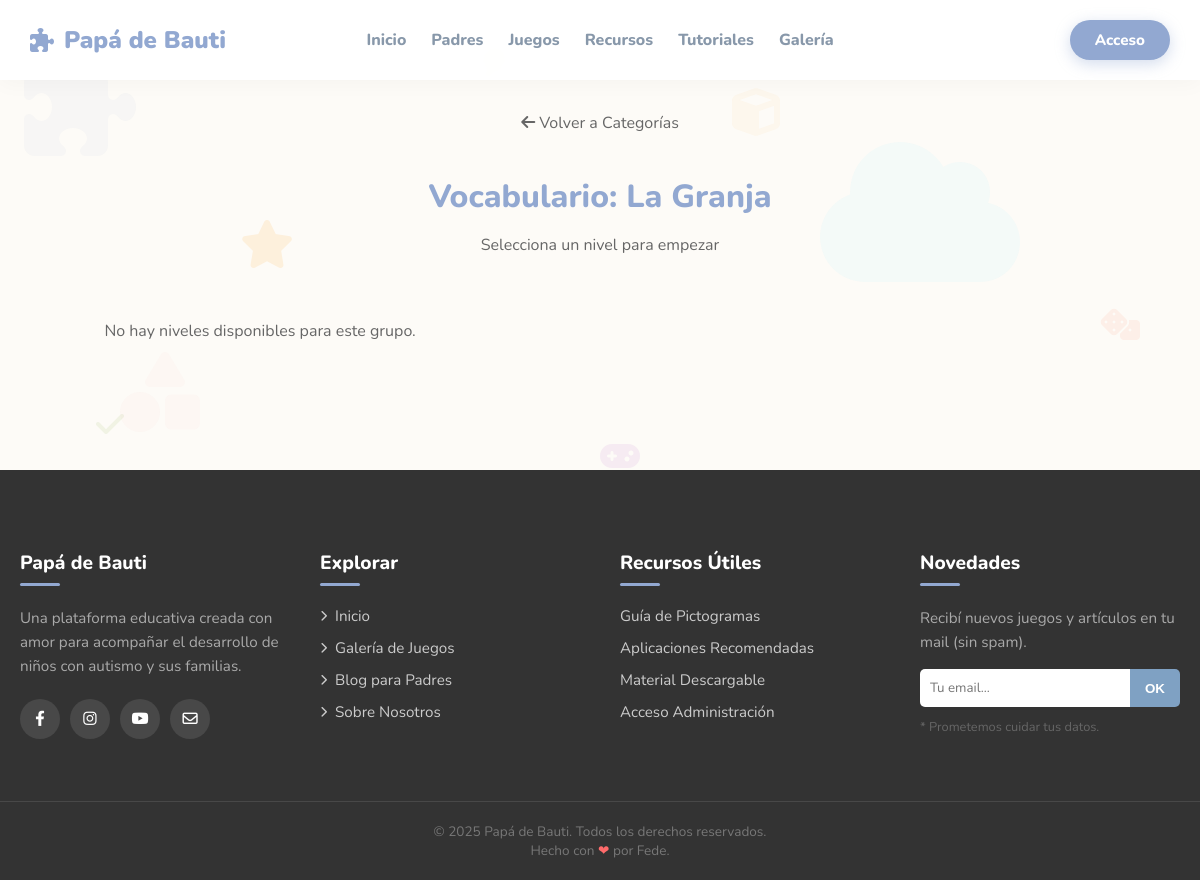
Page /niveles.php?grupo=Vocabulario: La Granja on the earlier database version.
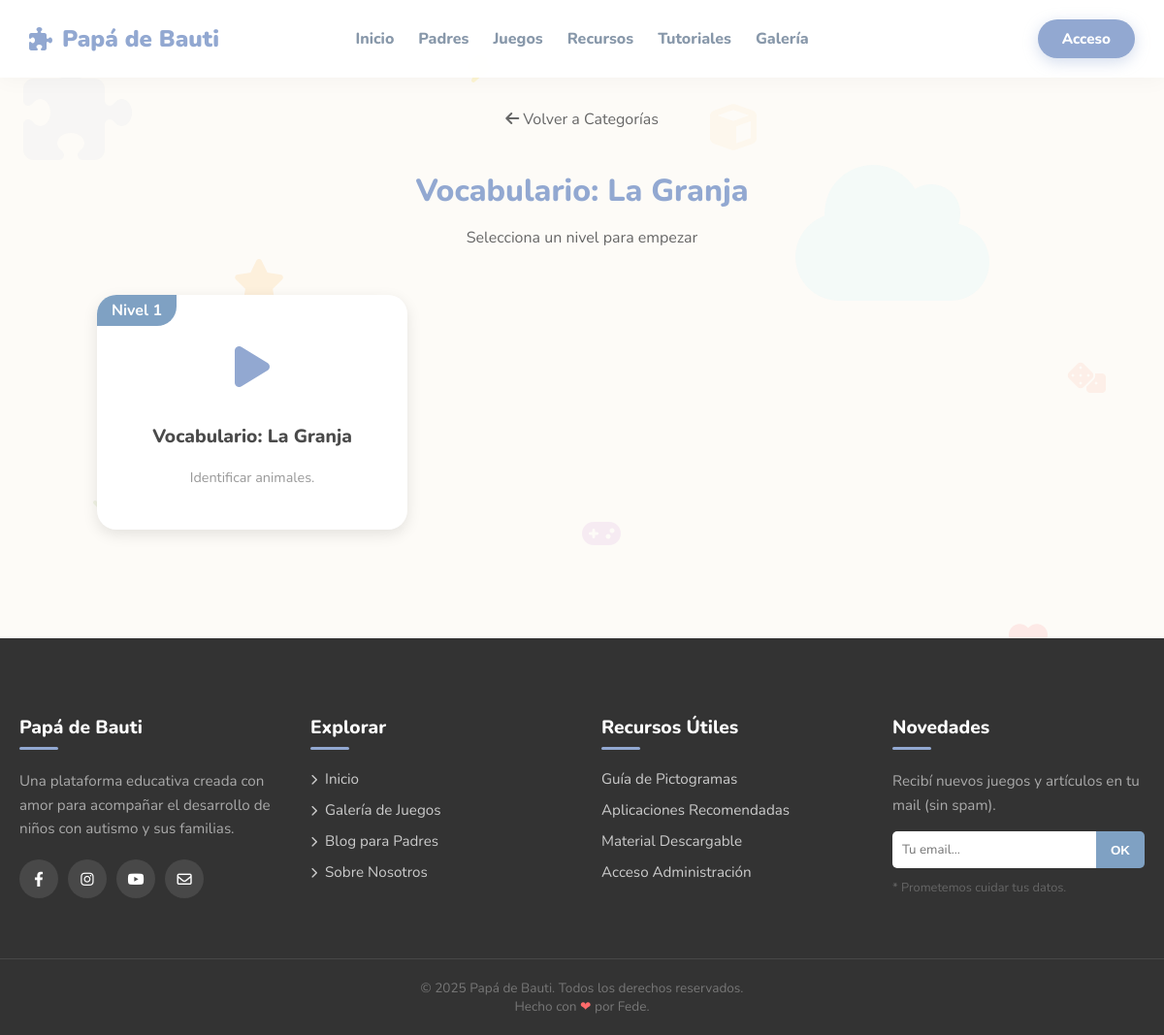
Same page on the later database version.
### tables this page shows
CREATE TABLE `juegos` (
  `id` int(11) NOT NULL,
  `titulo` varchar(100) NOT NULL,
  `descripcion` text DEFAULT NULL,
  `id_categoria` int(11) NOT NULL,
  `id_motor` int(11) NOT NULL,
  `imagen_portada` varchar(100) DEFAULT 'default.jpg',
  `configuracion` text DEFAULT NULL,
  `activo` tinyint(1) DEFAULT 1,
  `tipo_juego` enum('seleccion','memoria','secuencia','pintura','asociacion','texto_drag') DEFAULT 'seleccion',
  `edad_min` int(11) DEFAULT 3,
  `edad_max` int(11) DEFAULT 99
);

### niveles.php (the view, shortened to what the changed rows need)
<?php
require 'includes/db_connect.php';
include 'includes/header.php';
$grupo = $conn->real_escape_string($_GET['grupo']);
?>
<div style="padding: 2rem; text-align: center;">
    <h1 style="color: var(--color-primario); margin-bottom: 10px; text-transform: capitalize;">
        <?php echo $grupo; ?>
    </h1>
    <div style="display: grid; grid-template-columns: repeat(auto-fill, minmax(250px, 1fr)); gap: 20px; max-width: 1000px; margin: 0 auto;">
        <?php
        $sql = "SELECT * FROM juegos WHERE titulo LIKE '%$grupo%' AND activo = 1 ORDER BY id ASC";
        $result = $conn->query($sql);
        if ($result->num_rows > 0) {
            $contador = 1;
            while($juego = $result->fetch_assoc()) {
                echo '<a href="jugar.php?id=' . $juego['id'] . '" style="text-decoration: none; color: inherit;">';
                echo '  <div style="background: white; border-radius: 20px; padding: 30px; box-shadow: 0 5px 15px rgba(0,0,0,0.1); transition: transform 0.2s; position: relative; overflow: hidden;">';
                echo '      <div style="position: absolute; top: 0; left: 0; background: var(--color-secundario); color: white; padding: 5px 15px; border-bottom-right-radius: 20px; font-weight: bold;">';
                echo '          Nivel ' . $contador;
                echo '      </div>';
                echo '      <i class="fa-solid fa-play" style="font-size: 3rem; color: var(--color-primario); margin-top: 20px; margin-bottom: 15px;"></i>';
                echo '      <h3 style="font-size: 1.2rem; color: var(--color-texto);">' . $juego['titulo'] . '</h3>';
                echo '      <p style="color: #999; font-size: 0.9rem;">' . $juego['descripcion'] . '</p>';
                echo '  </div>';
                echo '</a>';
                $contador++;
            }
        } else {
            echo "<p>No hay niveles disponibles para este grupo.</p>";
        }
        ?>
    </div>
</div>
<?php include 'includes/footer.php'; ?>

### header.php (shortened to what the changed rows need)
<?php
$base_path = "./";
?>
<!DOCTYPE html>
<html lang="es">
<head>
    <link rel="stylesheet" href="<?php echo $base_path; ?>assets/css/estilos.css?v=<?php echo time(); ?>">
    <link rel="stylesheet" href="https://cdnjs.cloudflare.com/ajax/libs/font-awesome/6.4.0/css/all.min.css">
</head>
<body>
<div style="position: fixed; top: 0; left: 0; width: 100%; height: 100%; overflow: hidden; pointer-events: none; z-index: -1;">
    <i class="fa-solid fa-puzzle-piece" style="position: absolute; top: 5%; left: 2%; font-size: 7rem; color: #92A8D1; opacity: 0.06; animation: float 12s infinite;"></i>
    <i class="fa-solid fa-cloud" style="position: absolute; top: 15%; right: 15%; font-size: 10rem; color: #E0F7FA; opacity: 0.3; animation: float 20s infinite;"></i>
    <i class="fa-solid fa-shapes" style="position: absolute; top: 40%; left: 10%; font-size: 5rem; color: #F7CAC9; opacity: 0.08; animation: float 10s infinite 2s;"></i>
    <i class="fa-solid fa-star" style="position: absolute; top: 25%; left: 20%; font-size: 3rem; color: #FFB347; opacity: 0.15; animation: float 7s infinite;"></i>
    <i class="fa-solid fa-cube" style="position: absolute; top: 10%; right: 35%; font-size: 3rem; color: #FFE0B2; opacity: 0.15; animation: float 9s infinite;"></i>
    <i class="fa-solid fa-gamepad" style="position: absolute; top: 50%; left: 50%; font-size: 2rem; color: #CE93D8; opacity: 0.15; animation: float 5s infinite;"></i>
    <i class="fa-solid fa-dice" style="position: absolute; top: 35%; right: 5%; font-size: 2rem; color: #FFAB91; opacity: 0.15; animation: float 7s infinite 0.5s;"></i>
    <i class="fa-solid fa-check" style="position: absolute; bottom: 50%; left: 8%; font-size: 2rem; color: #88B04B; opacity: 0.1; animation: float 6s infinite 2.5s;"></i>
</div>
</body>
</html>

Differences in the rows shown:
now on this page (row edited): juegos: titulo "Vocabulario: La Granja", descripcion "Identificar animales."
Other differences:
text no longer shown: "No hay niveles disponibles para este grupo."
